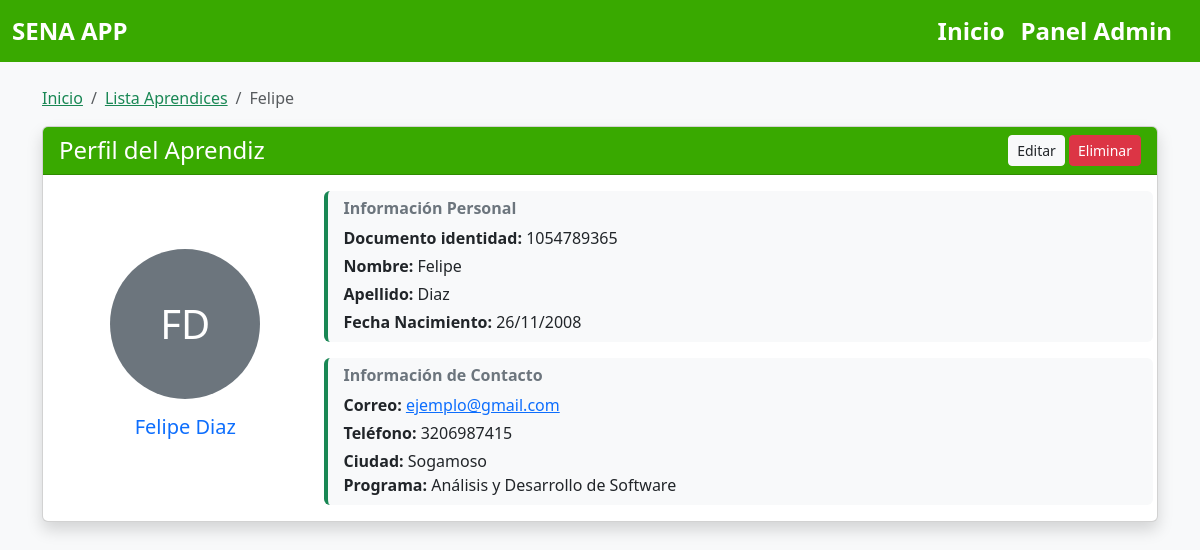
The app's page /detalles/1054789365/ with its own data.
### aprendices/models.py (models this page shows, shortened)
class Aprendiz (models.Model):
    documento_identidad = models.CharField(max_length=30, unique=True)
    nombre = models.CharField(max_length=255)
    apellido = models.CharField(max_length=255)
    telefono = models.CharField(max_length=10, null=True)
    correo_electronico = models.EmailField(null=True)
    fecha_de_nacimiento = models.DateField(null=True)
    ciudad = models.CharField(max_length=20, null=True)
    programa = models.CharField(max_length=100, null=True)

### aprendices/views.py (the view)
# urls.py: path('detalles/<str:documento>/', views.details, name='details'),
def details(request, documento):
    aprendiz = get_object_or_404(Aprendiz, documento_identidad=documento)
    return render(request, 'details.html', {'aprendiz': aprendiz})

### aprendices/Templates/details.html
{% extends 'master.html' %}
{% block content %}
<div class="container mt-4">
    <nav aria-label="breadcrumb">
        <ol class="breadcrumb">
            <li class="breadcrumb-item"><a href="{% url 'aprendices:main' %}" class="text-success">Inicio</a></li>
            <li class="breadcrumb-item"><a href="{% url 'aprendices:ver_aprendices' %}" class="text-success">Lista Aprendices</a></li>
            <li class="breadcrumb-item active" aria-current="page">{{ aprendiz.nombre }}</li>
        </ol>
    </nav>
    <div class="card shadow">
        <div class="card-header bg-sena text-white d-flex justify-content-between align-items-center">
            <h4 class="mb-0">Perfil del Aprendiz</h4>
            <div>
                <a href="{% url 'aprendices:editar_aprendiz' aprendiz.documento_identidad %}" class="btn btn-light btn-sm text-dark">Editar</a>
                <a href="{% url 'aprendices:eliminar_aprendiz' aprendiz.documento_identidad %}" class="btn btn-danger btn-sm">Eliminar</a>
            </div>
        </div>
        <div class="card-body">
            <div class="row align-items-center">
                <div class="col-md-3 text-center">
                    <div class="rounded-circle bg-secondary d-flex justify-content-center align-items-center mx-auto text-white"
                         style="width: 150px; height: 150px; font-size: 2.5rem;">
                        {{ aprendiz.nombre|slice:":1" }}{{ aprendiz.apellido|slice:":1" }}
                    </div>
                    <h5 class="mt-3 text-primary">{{ aprendiz.nombre }} {{ aprendiz.apellido }}</h5>
                </div>
                <div class="col-md-9">
                    <div class="row">
                        <div class="col-md-12 mb-3 border-start border-success border-4 ps-3 bg-light py-2 rounded">
                            <h6 class="text-secondary fw-bold">Información Personal</h6>
                            <p class="mb-1"><strong>Documento identidad:</strong> {{ aprendiz.documento_identidad }}</p>
                            <p class="mb-1"><strong>Nombre:</strong> {{ aprendiz.nombre }}</p>
                            <p class="mb-1"><strong>Apellido:</strong> {{ aprendiz.apellido }}</p>
                            <p class="mb-0"><strong>Fecha Nacimiento:</strong> {{ aprendiz.fecha_de_nacimiento|date:"d/m/Y" }}</p>
                        </div>
                        <div class="col-md-12 border-start border-success border-4 ps-3 bg-light py-2 rounded">
                            <h6 class="text-secondary fw-bold">Información de Contacto</h6>
                            <p class="mb-1"><strong>Correo:</strong> <a href="mailto:{{ aprendiz.correo_electronico }}">{{ aprendiz.correo_electronico }}</a></p>
                            <p class="mb-1"><strong>Teléfono:</strong> {{ aprendiz.telefono }}</p>
                            <p class="mb-0"><strong>Ciudad:</strong> {{ aprendiz.ciudad }}</p>
                            <p class="mb-0"><strong>Programa:</strong> {{ aprendiz.programa }}</p>
                        </div>
                    </div>
                </div>
            </div>
        </div>
    </div>
</div>
{% endblock %}

### aprendices/static/css/estilos.css (style rules this page uses)
.bg-sena { background-color: #39A900 !important; }
body { background-color: #f8f9fa; }

### records on screen
Aprendiz: nombre "Felipe", nombre "F", apellido "D", apellido "Diaz", documento_identidad "1054789365", fecha_de_nacimiento "26/11/2008", correo_electronico "ejemplo@gmail.com", telefono "3206987415", ciudad "Sogamoso", programa "Análisis y Desarrollo de Software"
